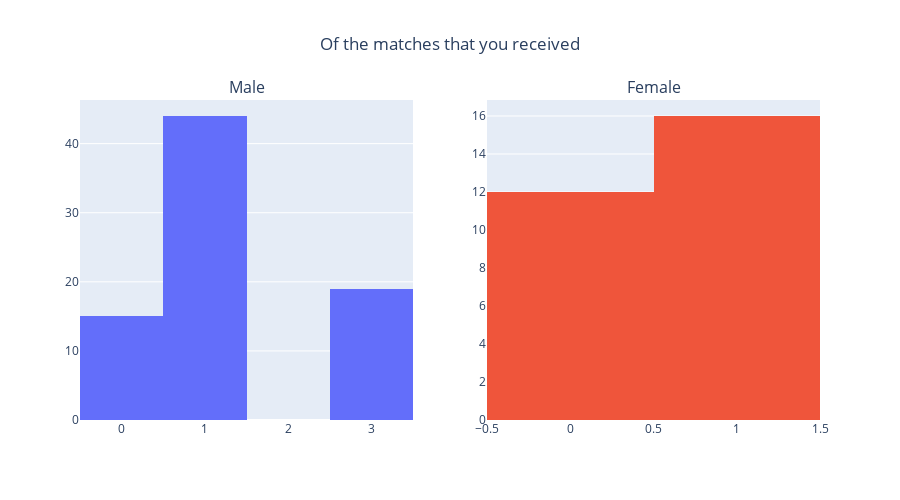
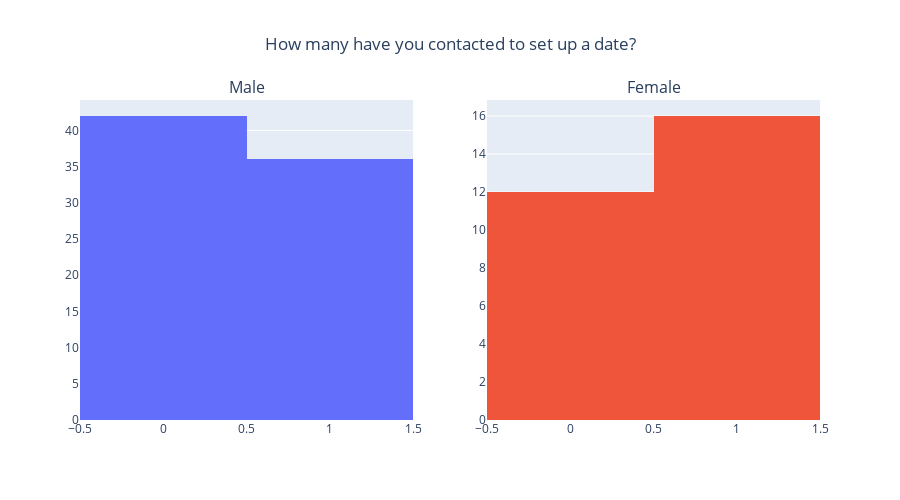
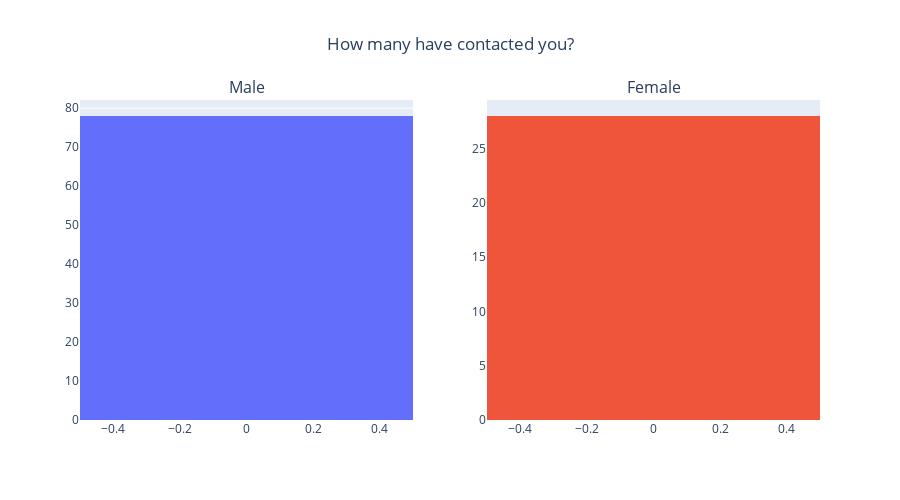

Notebook code cell kept with these figures, in order:
### Markdown cell above
## followup2/ Time3

Subjects filled out 3-4 weeks after they had been sent their matches

### Code cell
dic_signup_quantitatif ={
    'you_call' : 'Of the matches that you received',
    'them_cal' : 'How many have you contacted to set up a date?',
    'date_3'   : 'How many have contacted you?',
    #If you have been on at least one date, please answer the following:
    #'numdat_3' : 'How many of your matches have you been on a date with so far?',
    #'num_in_3' : 'If yes, how many?'
                    }

for item in [*dic_signup_quantitatif.keys()]:
    # Distribution of each numeric variable
    num_features = twice_columns([item])
    fig1 = make_subplots(rows = 1, cols = 2, subplot_titles = ['Male','Female'])
    for i in range(len(num_features)):

        fig1.add_trace(
            go.Histogram(
                x = dataset[num_features[i]]), #, nbinsx = 4),
            row = 1,
            col = i + 1)
    fig1.update_layout(
           title = go.layout.Title(text = dic_signup_quantitatif[item], x = 0.5), showlegend = False, 
                autosize=False, height=500)
    fig1.show()

### Figure 1 — Plotly figure (JSON) as saved in the notebook; plotly's stock layout.template omitted (floating-point values rounded to 4 significant figures; data arrays with more than 128 entries replaced by an {"elided": "..."} marker saying what was removed)
{"data": [{"type": "histogram", "x": {"elided": "153 int values"}, "xaxis": "x", "yaxis": "y"}, {"type": "histogram", "x": {"elided": "153 int values"}, "xaxis": "x2", "yaxis": "y2"}], "layout": {"annotations": [{"font": {"size": 16}, "showarrow": false, "text": "Male", "x": 0.225, "xanchor": "center", "xref": "paper", "y": 1, "yanchor": "bottom", "yref": "paper"}, {"font": {"size": 16}, "showarrow": false, "text": "Female", "x": 0.775, "xanchor": "center", "xref": "paper", "y": 1, "yanchor": "bottom", "yref": "paper"}], "autosize": false, "height": 500, "showlegend": false, "title": {"text": "Of the matches that you received", "x": 0.5}, "xaxis": {"anchor": "y", "domain": [0, 0.45]}, "xaxis2": {"anchor": "y2", "domain": [0.55, 1]}, "yaxis": {"anchor": "x", "domain": [0, 1]}, "yaxis2": {"anchor": "x2", "domain": [0, 1]}}}

### Figure 2 — Plotly figure (JSON) as saved in the notebook; plotly's stock layout.template omitted (floating-point values rounded to 4 significant figures; data arrays with more than 128 entries replaced by an {"elided": "..."} marker saying what was removed)
{"data": [{"type": "histogram", "x": {"elided": "153 int values"}, "xaxis": "x", "yaxis": "y"}, {"type": "histogram", "x": {"elided": "153 int values"}, "xaxis": "x2", "yaxis": "y2"}], "layout": {"annotations": [{"font": {"size": 16}, "showarrow": false, "text": "Male", "x": 0.225, "xanchor": "center", "xref": "paper", "y": 1, "yanchor": "bottom", "yref": "paper"}, {"font": {"size": 16}, "showarrow": false, "text": "Female", "x": 0.775, "xanchor": "center", "xref": "paper", "y": 1, "yanchor": "bottom", "yref": "paper"}], "autosize": false, "height": 500, "showlegend": false, "title": {"text": "How many have you contacted to set up a date?", "x": 0.5}, "xaxis": {"anchor": "y", "domain": [0, 0.45]}, "xaxis2": {"anchor": "y2", "domain": [0.55, 1]}, "yaxis": {"anchor": "x", "domain": [0, 1]}, "yaxis2": {"anchor": "x2", "domain": [0, 1]}}}

### Figure 3 — Plotly figure (JSON) as saved in the notebook; plotly's stock layout.template omitted (floating-point values rounded to 4 significant figures; data arrays with more than 128 entries replaced by an {"elided": "..."} marker saying what was removed)
{"data": [{"type": "histogram", "x": {"elided": "153 int values"}, "xaxis": "x", "yaxis": "y"}, {"type": "histogram", "x": {"elided": "153 int values"}, "xaxis": "x2", "yaxis": "y2"}], "layout": {"annotations": [{"font": {"size": 16}, "showarrow": false, "text": "Male", "x": 0.225, "xanchor": "center", "xref": "paper", "y": 1, "yanchor": "bottom", "yref": "paper"}, {"font": {"size": 16}, "showarrow": false, "text": "Female", "x": 0.775, "xanchor": "center", "xref": "paper", "y": 1, "yanchor": "bottom", "yref": "paper"}], "autosize": false, "height": 500, "showlegend": false, "title": {"text": "How many have contacted you?", "x": 0.5}, "xaxis": {"anchor": "y", "domain": [0, 0.45]}, "xaxis2": {"anchor": "y2", "domain": [0.55, 1]}, "yaxis": {"anchor": "x", "domain": [0, 1]}, "yaxis2": {"anchor": "x2", "domain": [0, 1]}}}
